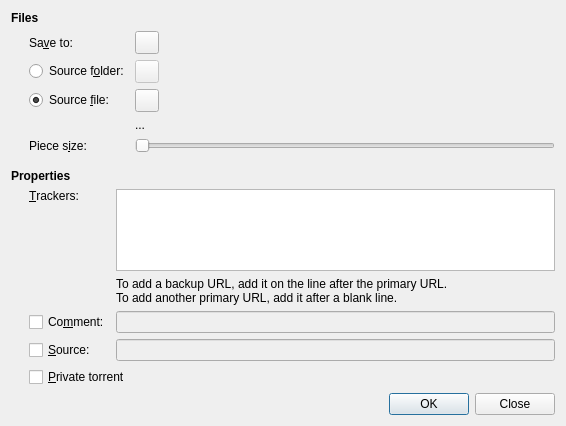
<?xml version="1.0" encoding="UTF-8"?>
<ui version="4.0">
 <class>MakeDialog</class>
 <widget class="QDialog" name="MakeDialog">
  <property name="geometry">
   <rect>
    <x>0</x>
    <y>0</y>
    <width>566</width>
    <height>426</height>
   </rect>
  </property>
  <property name="acceptDrops">
   <bool>true</bool>
  </property>
  <property name="windowTitle">
   <string>New Torrent</string>
  </property>
  <layout class="QVBoxLayout" name="dialogLayout">
   <item>
    <widget class="QLabel" name="filesSectionLabel">
     <property name="styleSheet">
      <string notr="true">font-weight:bold</string>
     </property>
     <property name="text">
      <string>Files</string>
     </property>
    </widget>
   </item>
   <item>
    <layout class="QGridLayout" name="filesSectionLayout" columnstretch="0,1">
     <property name="leftMargin">
      <number>18</number>
     </property>
     <item row="0" column="0">
      <widget class="QLabel" name="destinationLabel">
       <property name="text">
        <string>Sa&amp;ve to:</string>
       </property>
       <property name="buddy">
        <cstring>destinationButton</cstring>
       </property>
      </widget>
     </item>
     <item row="0" column="1">
      <widget class="PathButton" name="destinationButton"/>
     </item>
     <item row="1" column="0">
      <widget class="QRadioButton" name="sourceFolderRadio">
       <property name="text">
        <string>Source f&amp;older:</string>
       </property>
      </widget>
     </item>
     <item row="1" column="1">
      <widget class="PathButton" name="sourceFolderButton">
       <property name="enabled">
        <bool>false</bool>
       </property>
      </widget>
     </item>
     <item row="2" column="0">
      <widget class="QRadioButton" name="sourceFileRadio">
       <property name="text">
        <string>Source &amp;file:</string>
       </property>
       <property name="checked">
        <bool>true</bool>
       </property>
      </widget>
     </item>
     <item row="2" column="1">
      <widget class="PathButton" name="sourceFileButton"/>
     </item>
     <item row="3" column="1">
      <widget class="QLabel" name="sourceSizeLabel">
       <property name="text">
        <string notr="true">...</string>
       </property>
      </widget>
     </item>
     <item row="4" column="0">
      <widget class="QLabel" name="pieceSizeLabel">
       <property name="text">
        <string>Piece s&amp;ize:</string>
       </property>
       <property name="buddy">
        <cstring>pieceSizeSlider</cstring>
       </property>
      </widget>
     </item>
     <item row="4" column="1">
      <widget class="QSlider" name="pieceSizeSlider">
       <property name="minimum">
        <number>14</number>
       </property>
       <property name="maximum">
        <number>28</number>
       </property>
       <property name="pageStep">
        <number>1</number>
       </property>
       <property name="orientation">
        <enum>Qt::Horizontal</enum>
       </property>
      </widget>
     </item>
    </layout>
   </item>
   <item>
    <spacer name="propertiesSectionSpacer">
     <property name="orientation">
      <enum>Qt::Vertical</enum>
     </property>
     <property name="sizeType">
      <enum>QSizePolicy::Fixed</enum>
     </property>
     <property name="sizeHint" stdset="0">
      <size>
       <width>1</width>
       <height>10</height>
      </size>
     </property>
    </spacer>
   </item>
   <item>
    <widget class="QLabel" name="propertiesSectionLabel">
     <property name="styleSheet">
      <string notr="true">font-weight:bold</string>
     </property>
     <property name="text">
      <string>Properties</string>
     </property>
    </widget>
   </item>
   <item>
    <layout class="QGridLayout" name="propertiesSectionLayout" columnstretch="0,1">
     <property name="leftMargin">
      <number>18</number>
     </property>
     <item row="0" column="0">
      <widget class="QLabel" name="trackersLabel">
       <property name="text">
        <string>&amp;Trackers:</string>
       </property>
       <property name="alignment">
        <set>Qt::AlignLeading|Qt::AlignLeft|Qt::AlignTop</set>
       </property>
       <property name="buddy">
        <cstring>trackersEdit</cstring>
       </property>
      </widget>
     </item>
     <item row="0" column="1">
      <widget class="QPlainTextEdit" name="trackersEdit">
       <property name="tabChangesFocus">
        <bool>true</bool>
       </property>
       <property name="lineWrapMode">
        <enum>QPlainTextEdit::NoWrap</enum>
       </property>
      </widget>
     </item>
     <item row="1" column="1">
      <widget class="QLabel" name="trackersDescriptionLabel">
       <property name="text">
        <string>To add a backup URL, add it on the line after the primary URL.
To add another primary URL, add it after a blank line.</string>
       </property>
      </widget>
     </item>
     <item row="2" column="0">
      <widget class="QCheckBox" name="commentCheck">
       <property name="text">
        <string>Co&amp;mment:</string>
       </property>
      </widget>
     </item>
     <item row="2" column="1">
      <widget class="QLineEdit" name="commentEdit">
       <property name="enabled">
        <bool>false</bool>
       </property>
      </widget>
     </item>
     <item row="3" column="0">
      <widget class="QCheckBox" name="sourceCheck">
       <property name="text">
        <string>&amp;Source:</string>
       </property>
      </widget>
     </item>
     <item row="3" column="1">
      <widget class="QLineEdit" name="sourceEdit">
       <property name="enabled">
        <bool>false</bool>
       </property>
      </widget>
     </item>
     <item row="4" column="0" colspan="2">
      <widget class="QCheckBox" name="privateCheck">
       <property name="text">
        <string>&amp;Private torrent</string>
       </property>
      </widget>
     </item>
    </layout>
   </item>
   <item>
    <widget class="QDialogButtonBox" name="dialogButtons">
     <property name="orientation">
      <enum>Qt::Horizontal</enum>
     </property>
     <property name="standardButtons">
      <set>QDialogButtonBox::Close|QDialogButtonBox::Ok</set>
     </property>
    </widget>
   </item>
  </layout>
 </widget>
 <customwidgets>
  <customwidget>
   <class>PathButton</class>
   <extends>QToolButton</extends>
   <header>PathButton.h</header>
  </customwidget>
 </customwidgets>
 <resources/>
 <connections>
  <connection>
   <sender>sourceCheck</sender>
   <signal>toggled(bool)</signal>
   <receiver>sourceEdit</receiver>
   <slot>setEnabled(bool)</slot>
  </connection>
  <connection>
   <sender>commentCheck</sender>
   <signal>toggled(bool)</signal>
   <receiver>commentEdit</receiver>
   <slot>setEnabled(bool)</slot>
   <hints>
    <hint type="sourcelabel">
     <x>76</x>
     <y>333</y>
    </hint>
    <hint type="destinationlabel">
     <x>360</x>
     <y>333</y>
    </hint>
   </hints>
  </connection>
  <connection>
   <sender>sourceFolderRadio</sender>
   <signal>toggled(bool)</signal>
   <receiver>sourceFolderButton</receiver>
   <slot>setEnabled(bool)</slot>
   <hints>
    <hint type="sourcelabel">
     <x>72</x>
     <y>83</y>
    </hint>
    <hint type="destinationlabel">
     <x>360</x>
     <y>82</y>
    </hint>
   </hints>
  </connection>
  <connection>
   <sender>sourceFileRadio</sender>
   <signal>toggled(bool)</signal>
   <receiver>sourceFileButton</receiver>
   <slot>setEnabled(bool)</slot>
   <hints>
    <hint type="sourcelabel">
     <x>72</x>
     <y>119</y>
    </hint>
    <hint type="destinationlabel">
     <x>360</x>
     <y>118</y>
    </hint>
   </hints>
  </connection>
 </connections>
</ui>
